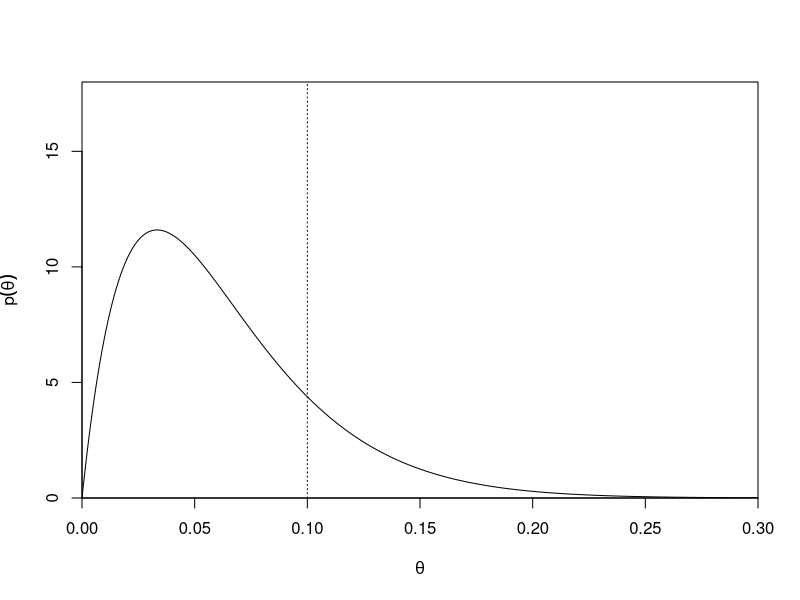
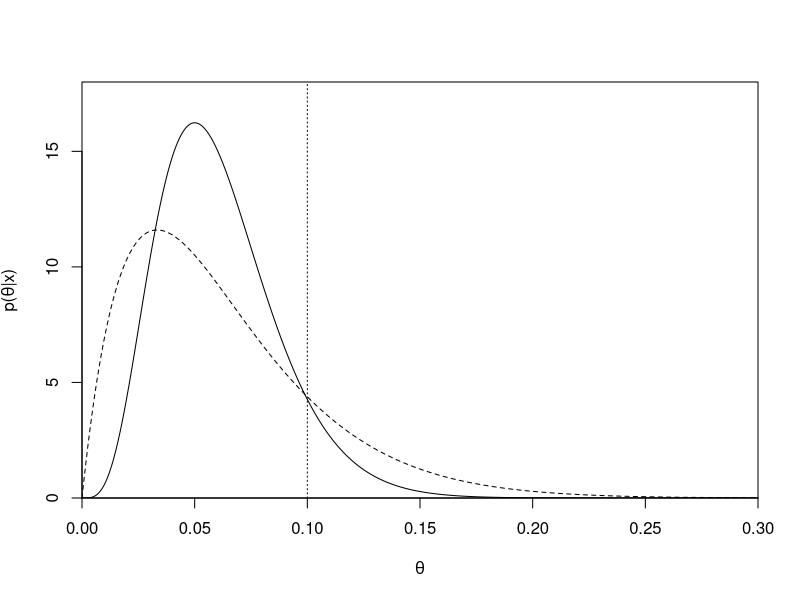
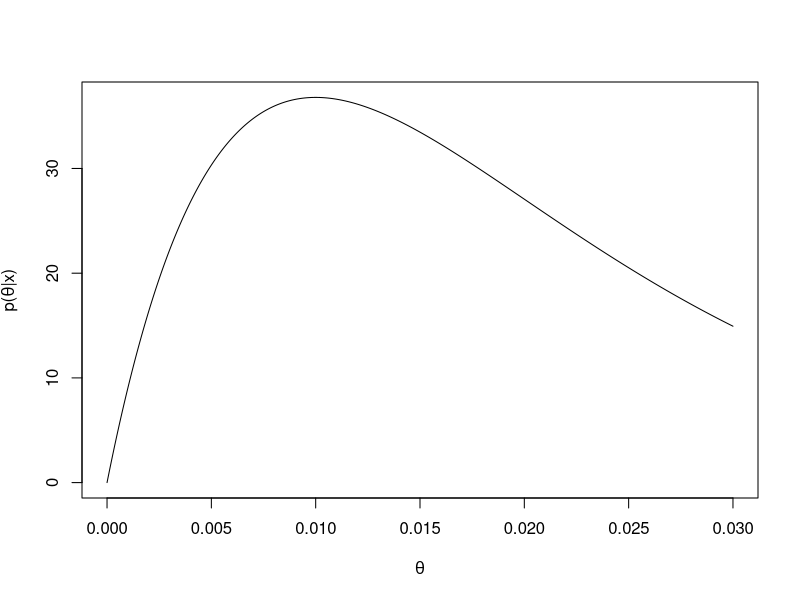
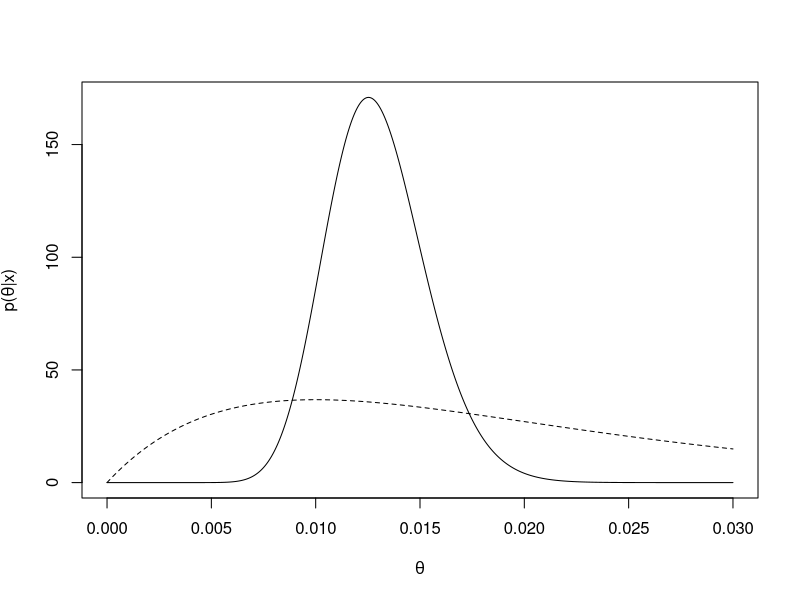
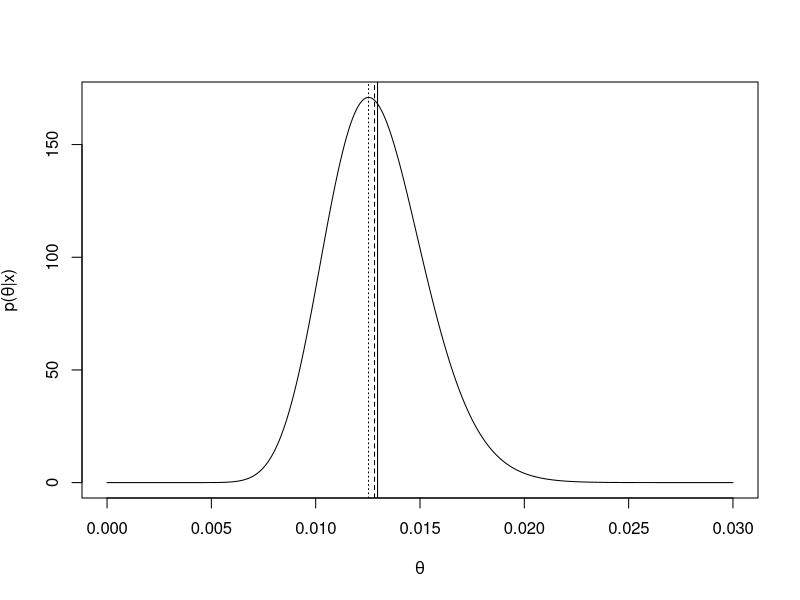
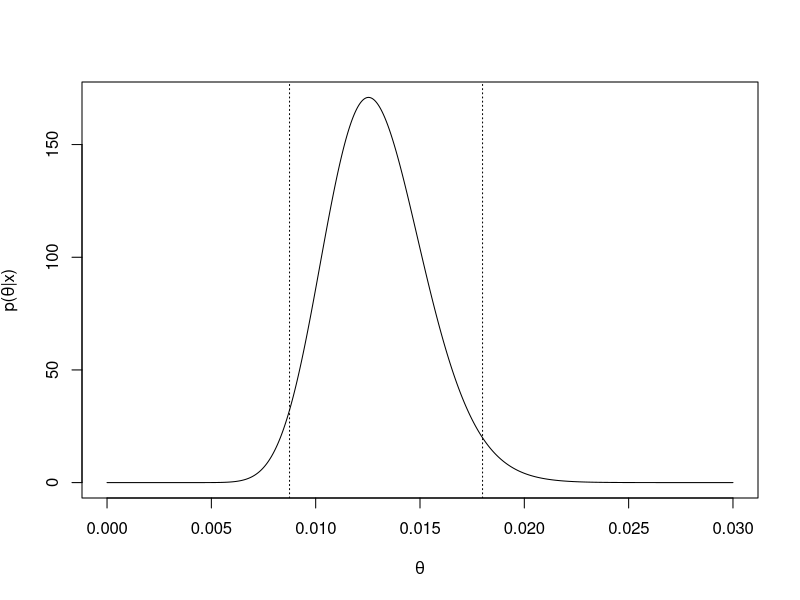
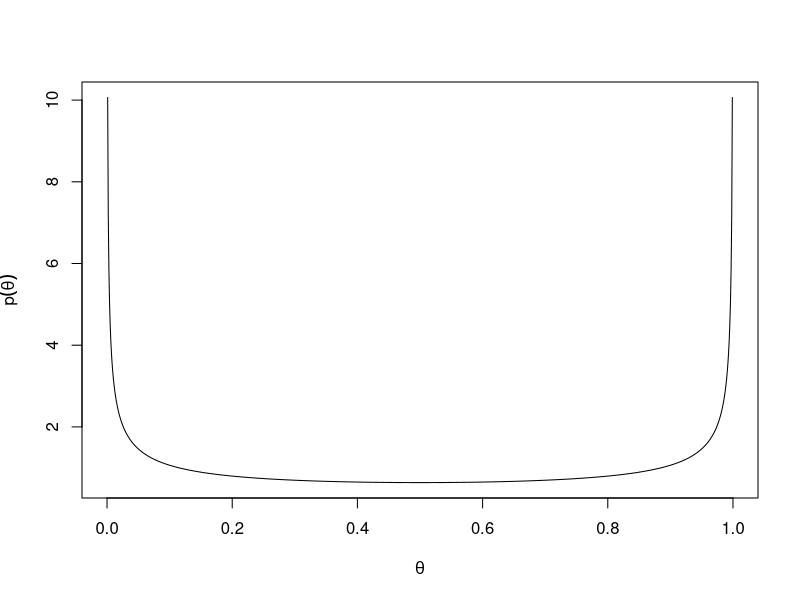
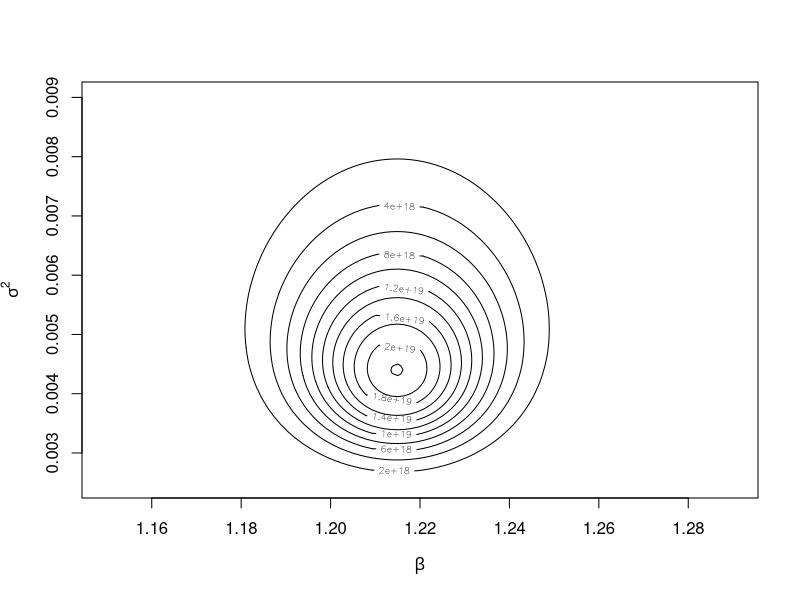

The R source for these figures, in order:
## ---- chunk 1
knitr::opts_chunk$set(echo = FALSE)
handout <- FALSE
## ---- chunk 2
# Data and preparation

set.seed(1) # For reproduction

# Airconditioning, time between errors (from Cox, D.R. and Snell, E.J. (1981))
ac <- c(90, 10, 60, 186, 61, 49, 14, 24, 56, 20, 79, 84, 44, 59, 29, 118, 25, 156, 310, 76, 26, 44, 23, 62, 130, 208, 70, 101)

# Transforming Rs dataframe "trees" to correct units
trees2 <- trees
colnames(trees2) <- c("Diameter", "Height", "Volume")
trees2 <- transform(trees2, Radius = Diameter / 39.37 / 2) # Tum till meter
trees2 <- transform(trees2, Height = Height / 3.28) # Feet to meters
trees2 <- transform(trees2, Volume = Volume / 3.28^3) # Cubic feet to cubic meters
trees2 <- subset(trees2, select = -Diameter) # Remove the Diameter

## ---- chunk 3
## Functions

# Weibull-likelihood
L.weib <- Vectorize( # Making elementwise calculations possible
  function(alpha, beta, data){
    # Calculates the likelihood given a vector of observations from a Weibull (alpha, beta) distribution
    # Argument:
    #     (alpha, beta): parameter values (also vectors)
    #     data: observation vector
    # output:
    #     Likelihood values in alpha and beta
    L.out <- prod(dweibull(data, shape = alpha, scale = 1 / beta))
    if (is.nan(L.out))
      L.out <- 0
    
    L.out
  }, vectorize.args = c("alpha", "beta"))
l.weib <- Vectorize( # Making elementwise calculations possible
  function(alpha, beta, data){
    # Calculates the log-likelihood given a vector of observations from a Weibull (alpha, beta) distribution
    # Argument:
    #     (alpha, beta): parameter values (also vectors)
    #     data: observation vector
    # output:
    #     loglikelihood values in alpha and beta
    l.out <- sum(dweibull(data, shape = alpha, scale = 1 / beta, log = TRUE))
    
    l.out
  }, vectorize.args = c("alpha", "beta"))
# Score vector for Weibull-likelihood
S.weib <- function(alpha, beta, data){
    # Calculates the scorevector given a vector of observations from a Weibull (alpha, beta) distribution
    # Argument:
    #     (alpha, beta): parameter values (also vectors)
    #     data: observation vector
    # output:
    #     The score vector
    S.out <- c(sum(1 / alpha+log(data * beta) * (1 - (data * beta)^alpha)),
               alpha * sum(1 - (data * beta)^alpha) / beta)
    
    S.out
}
# Fisher information for Weibull-likelihood
I.weib <- function(alpha, beta, data){
    # Calculates the Fisher information matrix given a vector of observations from a Weibull (alpha, beta) distribution
    # Argument:
    #     (alpha, beta): parameter values (also vectors)
    #     data: observation vector
    # output:
    #     The fisher information matrix
    I11 <- sum(1 / alpha^2 + log(data * beta)^2 * (data * beta)^alpha)
    I12 <- sum((data * beta)^alpha + alpha * log(data * beta) * (data * beta)^alpha - 1) / beta
    I22 <- alpha * sum((alpha - 1) * (data * beta)^alpha + 1) / beta^2
    I.out<-cbind(c(I11, I12), c(I12, I22))
    
    return(I.out)}
# Likelihood for the model Volume_i = beta*Height_i * Radius_i^2 + epsilon_i
# with epsilon_i being i.i.d. Normal(0, sigma2)
P_trees <- Vectorize(
  function(beta, sigma2, data){
    # Calculates likelihood in the regression model
    # Argument:
    #     (beta, sigma2): parameter values (also vectors)
    #     data: a data.frame containing variables Volumem Radius, Height
    # Utdata:
    #     Likelihood values im (beta, sigma2)
    #    
    L.out <- with(data, prod(dnorm(Volume, beta * Radius^2 * Height, sd = sqrt(sigma2)))) / sigma2
    
    L.out
  }, vectorize.args = c("beta", "sigma2")
)
## ---- chunk 4
theta <- seq(0, .3, length.out = 1000)
plot(theta, dbeta(theta, 2, 30), type = "l", yaxs = "i", xaxs = "i", ylim = c(0, 18),
     xlab = expression(theta), ylab = expression(p(theta)))
abline(v = 0.1, lty = 3)
## ---- chunk 5
theta <- seq(0, .3, length.out = 1000)
plot(theta, dbeta(theta, 5, 77), type = "l", yaxs="i", xaxs = "i", ylim = c(0, 18),
     xlab = expression(theta), ylab = expression(paste("p(", theta, "|", x, ")")))
lines(theta, dbeta(theta, 2, 30), lty = 2)
abline(v = 0.1, lty = 3)
## ---- chunk 6
1 - pbeta(0.1, 2, 30)
## ---- chunk 7
1 - pbeta(0.1, 5, 77)
## ---- chunk 8
theta <- seq(0, .03, length.out = 1000)
plot(theta, dgamma(theta, 2, 100), type = "l",
     xlab = expression(theta), ylab = expression(paste("p(", theta, "|", x, ")")))
## ---- chunk 9
theta <- seq(0, .03, length.out = 1000)
plot(theta, dgamma(theta, 30, sum(ac) + 100), type = "l",
     xlab = expression(theta), ylab = expression(paste("p(", theta, "|", x, ")")))
lines(theta, dgamma(theta, 2, 100), lty = 2)
## ---- chunk 10
theta <- seq(0, .03, length.out = 1000)
plot(theta, dgamma(theta, 30, sum(ac) + 100), type = "l",
     xlab = expression(theta), ylab = expression(paste("p(", theta, "|", x, ")")))
mean <- 30 / (sum(ac) + 100)
median <- qgamma(0.5, 30, sum(ac) + 100)
mode <- 29 / (sum(ac) + 100)
abline(v = mean, lty = 1)
abline(v = median, lty = 2)
abline(v = mode, lty = 3)
## ---- chunk 11
theta <- seq(0, .03, length.out = 1000)
plot(theta, dgamma(theta, 30, sum(ac) + 100), type = "l",
     xlab = expression(theta), ylab = expression(paste("p(", theta, "|", x, ")")))
abline(v = qgamma(c(0.025, 0.975), 30, sum(ac)+ 100), lty = 3)
## ---- chunk 12
qgamma(c(0.025, 0.975), 30, sum(ac) + 100)
## ---- chunk 13
theta <- seq(0, 1, length.out = 1000)
plot(theta, dbeta(theta, 1/2, 1/2), type = "l",
     xlab = expression(theta), ylab = expression(p(theta)))
## ---- chunk 14
# Figure: Likelihood and log-likelihood for the tree volume regression model
beta <- seq(1.15, 1.29, length.out = 100)
sigma2 <- seq(0.0025, .009, length.out = 100)
# Calculate the a posteriori probability over a matrix of parameter values
P_tree_matrix <- outer(beta, sigma2, FUN = P_trees, data = trees2)
# Plot the posterior
contour(beta, sigma2, P_tree_matrix,
        xlab = expression(beta), ylab = expression(sigma^2))
## ---- chunk 15
post.beta <- Vectorize(function(beta, data){
  n <- nrow(data)
  post.out <- with(data, (sum((Volume - beta * Radius^2 * Height)^2/2))^(-n/2))
  return(post.out)
}, vectorize.args = "beta")
plot(beta, post.beta(beta, trees2), type = "l", xlab = expression(beta), ylab = "")

## ---- chunk 16
post <- function(theta){L.weib(theta[1], theta[2], data = ac)}
N <- 10000 #Number of iterations
theta <- matrix(nrow = N, ncol = 2)
theta[1,] <- c(1, 0.01) # Initial value
sigma <- c(0.1, 0.001) # Step length
for (i in 2:N){
  theta.star <- theta[i-1,] + rnorm(2) * sigma
  if (post(theta.star) / post(theta[i-1,]) > runif(1))
    theta[i,] <- theta.star
  else
    theta[i,] <- theta[i-1,]
}

## ---- chunk 17
par(mfrow = c(2, 1), mar = c(1,1,1,1) + 1)
plot(theta[,1], type = "l", ylab = "", xlab = expression(alpha))
plot(theta[,2], type = "l", ylab = "", xlab = expression(beta))
## ---- chunk 18
par(mfrow = c(1,2))
hist(theta[,1], 50, xlab=expression(alpha), prob = TRUE, main = "")
hist(theta[,2], 50, xlab=expression(beta), prob = TRUE, main = "")
## ---- chunk 19
mean(1 / theta[,2] > 100)
## ---- chunk 20
TT <- rweibull(N, theta[, 1], scale = 1 / theta[, 2])
mean(TT > 100)
## ---- chunk 21
theta[1,] <- c(1, 0.01) #start value
sigma <- c(0.1, 0.001)*100 # step value
for (i in 2:N){
  theta.star <- theta[i-1,] + rnorm(2) * sigma
  if (post(theta.star) / post(theta[i-1,]) > runif(1))
    theta[i,] <- theta.star
  else
    theta[i,] <- theta[i-1,]
}
par(mfrow = c(2, 1), mar = c(1,1,1,1) + 1)
plot(theta[,1], type = "l", ylab = "", xlab = expression(alpha))
plot(theta[,2], type = "l", ylab = "", xlab = expression(beta))
## ---- chunk 22
theta[1,] <- c(1, 0.01) #start value
sigma <- c(0.1, 0.001)/100 # step value
for (i in 2:N){
  theta.star <- theta[i-1,] + rnorm(2) * sigma
  if (post(theta.star) / post(theta[i-1,]) > runif(1))
    theta[i,] <- theta.star
  else
    theta[i,] <- theta[i-1,]
}
par(mfrow = c(2, 1), mar = c(1,1,1,1) + 1)
plot(theta[,1], type = "l", ylab = "", xlab = expression(alpha))
plot(theta[,2], type = "l", ylab = "", xlab = expression(beta))
